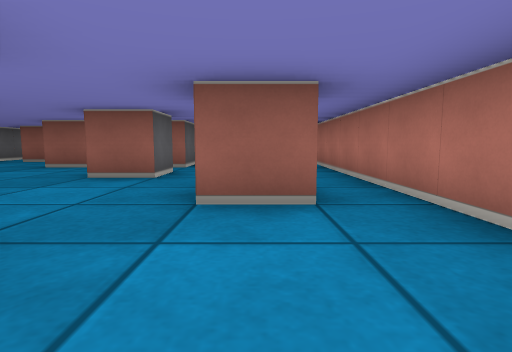
[1] (above)

16 first-person views from a walk through a cub3D level. The camera is about half as high as the walls, tilts 6° down and sees 80° across. The floor is counted in squares. Each view is taken from the middle of a square. On the plan, view 1 faces up. The plan holds only what a view shows up to about 9 squares ahead; the rest is blank.

[2]
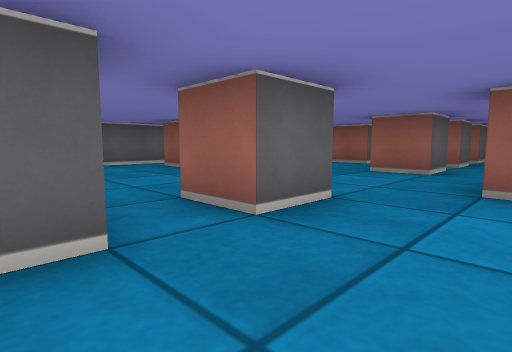

[3]
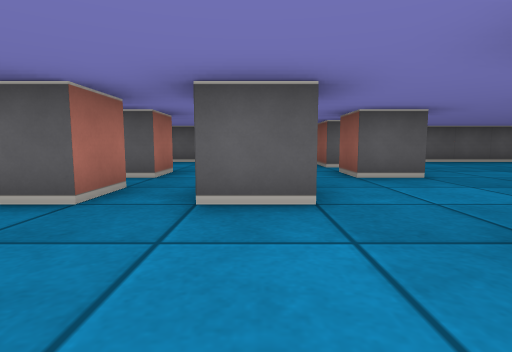

[4]
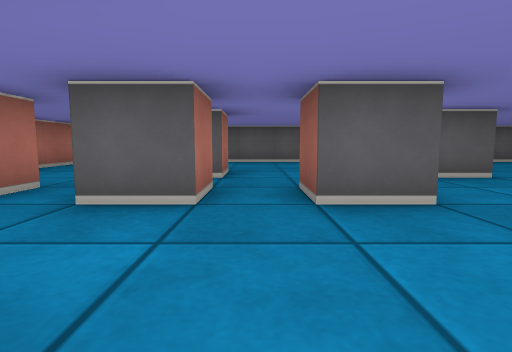

[5]
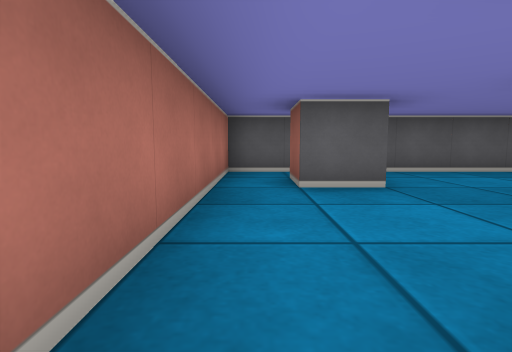

[6]
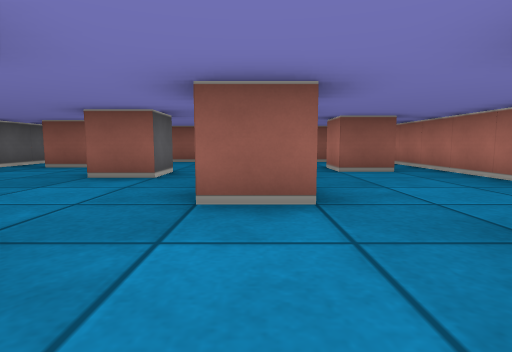

[7]
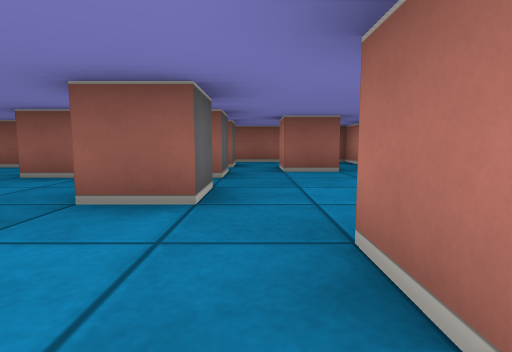

[8]
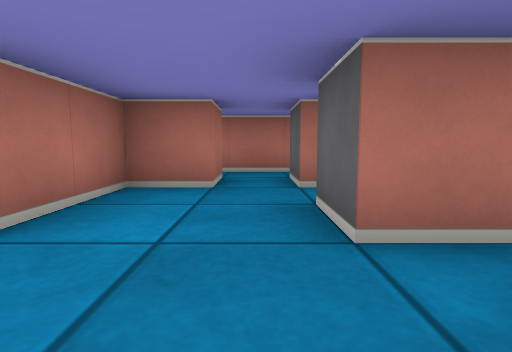

[9]
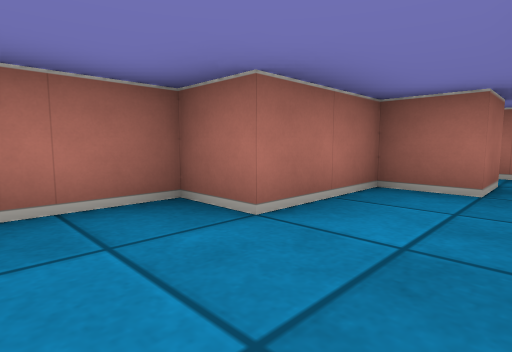

[10]
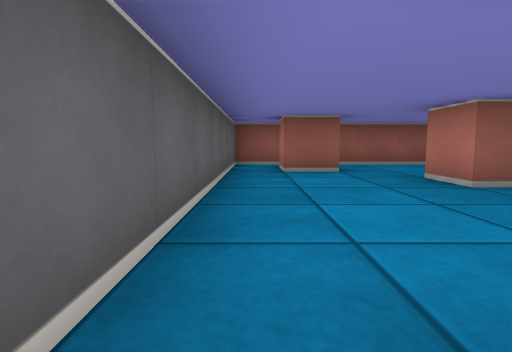

[11]
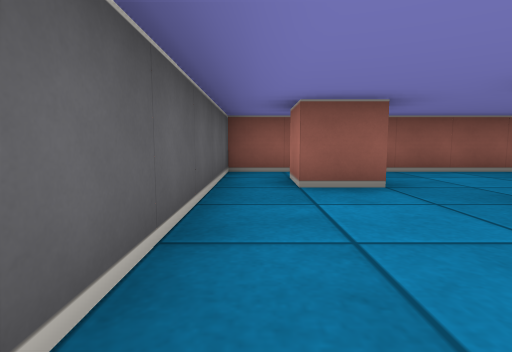

[12]
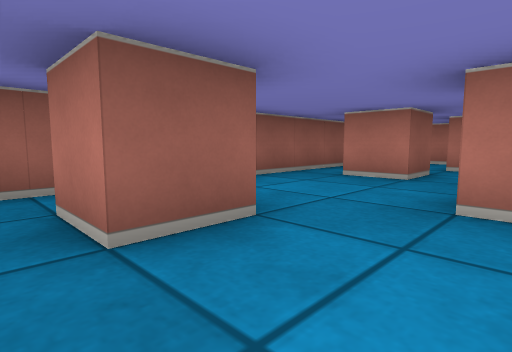

[13]
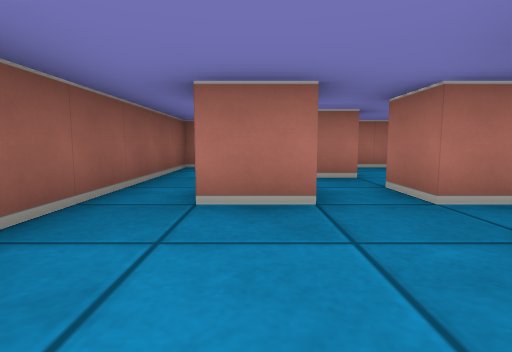

[14]
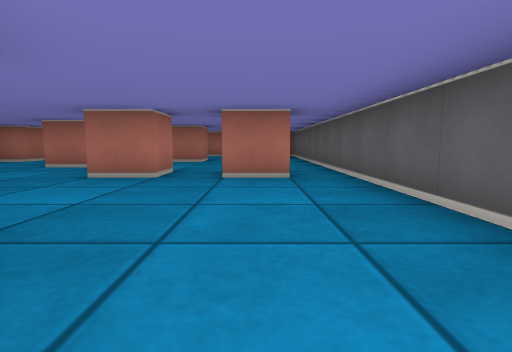

[15]
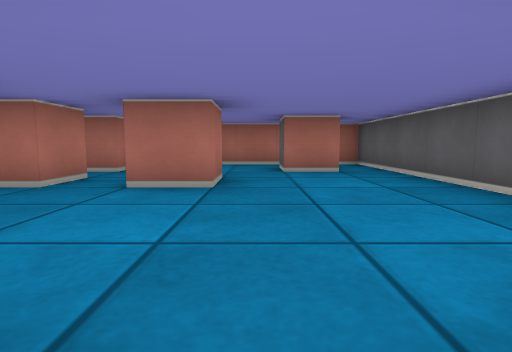

[16]
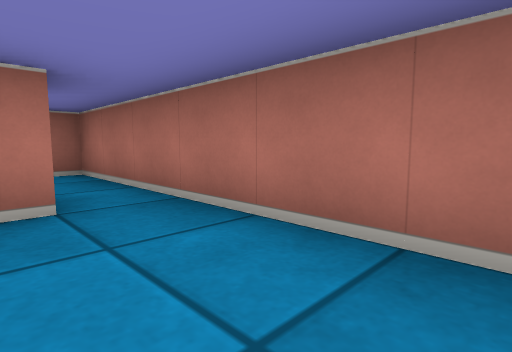

### Floor plan
Points are (right, up) in squares from view 1. A wall is a line through its corners. A room is listed if a view was taken in it or the views show most of it. See-through windows are left out.
Room 1 (views 1, 2, 3, 4, 5, 6, 7, 8, 9, 10, 11, 12, 13, 14, 15, 16)
walls: (-3.5, 2.5) (-4.5, 2.5) (-4.5, 3.5) (-3.5, 3.5) (-3.5, 2.5); (-2.5, 1.5) (-1.5, 1.5) (-1.5, 0.5) (-2.5, 0.5); (-5.5, 2.5) (-6.5, 2.5); (-1.5, 5.5) (-1.5, 4.5) (-2.5, 4.5); (-6.6, 3.5) (-5.5, 3.5); (0.6, 2.5) (-0.5, 2.5) (-0.5, 3.5); (-2.5, 6.9) (-2.5, 7.5) (-1.5, 7.5) (-1.5, 6.5) (-1.9, 6.5); (-3.5, 7.5) (-3.5, 6.5) (-4.5, 6.5) (-4.5, 7.5); (-2.5, -1.5) (-2.5, -0.5) (-1.5, -0.5) (-1.5, -1.5); (-4.5, -1.5) (-4.5, -0.5) (-3.5, -0.5) (-3.5, -1); (0.6, 7.5) (-0.5, 7.5) (-0.5, 8.5); (-5.4, 8.5) (-6.5, 8.5) (-6.5, 9.5); (-6.6, -2.5) (-5.5, -2.5) (-5.5, -3.5) (-6.5, -3.5); (-2.5, -3.6) (-2.5, -2.5) (-1.5, -2.5) (-1.5, -3.5); (-1.5, 9.5) (-1.5, 8.5) (-2.5, 8.5) (-2.5, 9.5); (-0.5, -3.5) (-0.5, -2.5) (0.5, -2.5) (0.5, -0.5) (1.5, -0.5) (1.5, 10.5) (-7.5, 10.5) (-7.5, -4.5) (0.5, -4.5) (0.5, -4)

Positions as (right, up) in squares from view 1, and headings:
1: (0, 0), facing up
2: (0, -1), facing up-left
3: (1, 1), facing left
4: (1, 0), facing left
5: (-2, -4), facing left
6: (-2, 2), facing up
7: (-1, 2), facing up
8: (-1, 1), facing down
9: (-1, 1), facing down-right
10: (-7, 3), facing up
11: (-7, 5), facing up
12: (-7, 7), facing up-right
13: (-5, 9), facing right
14: (-6, 8), facing down
15: (-5, 3), facing down
16: (-5, -3), facing down-right
